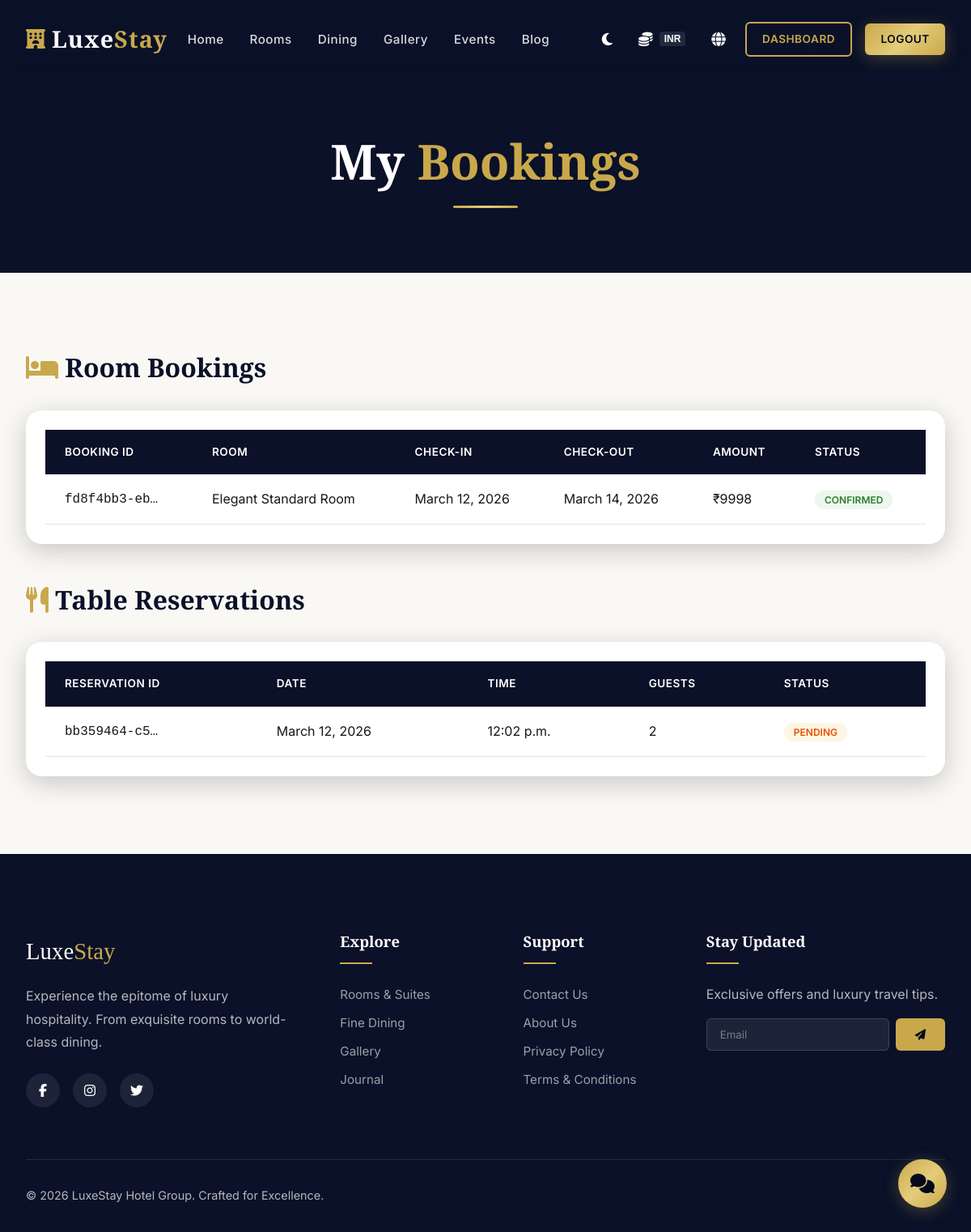
Page /bookings/my-bookings/ (signed in) on the committed database.
### accounts/models.py (models this page shows, shortened)
class User(AbstractUser):
    class Role(models.TextChoices):
        ADMIN = 'admin', 'Admin'
        MANAGER = 'manager', 'Manager'
        STAFF = 'staff', 'Staff'
        CUSTOMER = 'customer', 'Customer'
    class Currency(models.TextChoices):
        INR = 'INR', 'Indian Rupee (₹)'
        USD = 'USD', 'US Dollar ($)'
        EUR = 'EUR', 'Euro (€)'
        GBP = 'GBP', 'British Pound (£)'
    class Language(models.TextChoices):
        EN = 'en', 'English'
        HI = 'hi', 'Hindi'
        FR = 'fr', 'French'
        ES = 'es', 'Spanish'
    role = models.CharField(max_length=20, choices=Role.choices, default=Role.CUSTOMER)
    preferred_currency = models.CharField(max_length=10, choices=Currency.choices, default=Currency.INR)
    preferred_language = models.CharField(max_length=10, choices=Language.choices, default=Language.EN)
    phone = models.CharField(max_length=20, blank=True)
    avatar = models.ImageField(upload_to='avatars/', blank=True, null=True)
    address = models.TextField(blank=True)
    city = models.CharField(max_length=100, blank=True)
    country = models.CharField(max_length=100, blank=True)
    loyalty_points = models.PositiveIntegerField(default=0)
    email_verified = models.BooleanField(default=False)
    created_at = models.DateTimeField(auto_now_add=True)
    updated_at = models.DateTimeField(auto_now=True)
    class Meta:
        ordering = ['-created_at']

### bookings/models.py (models this page shows, shortened)
class RoomBooking(models.Model):
    class Status(models.TextChoices):
        PENDING = 'pending', 'Pending'
        CONFIRMED = 'confirmed', 'Confirmed'
        CHECKED_IN = 'checked_in', 'Checked In'
        CHECKED_OUT = 'checked_out', 'Checked Out'
        CANCELLED = 'cancelled', 'Cancelled'
    booking_id = models.UUIDField(default=uuid.uuid4, editable=False, unique=True)
    user = models.ForeignKey(settings.AUTH_USER_MODEL, on_delete=models.CASCADE, related_name='room_bookings')
    room = models.ForeignKey('rooms.Room', on_delete=models.CASCADE, related_name='bookings')
    check_in = models.DateField()
    check_out = models.DateField()
    guests = models.PositiveIntegerField(default=1)
    special_requests = models.TextField(blank=True)
    status = models.CharField(max_length=20, choices=Status.choices, default=Status.PENDING)
    coupon = models.ForeignKey(Coupon, on_delete=models.SET_NULL, null=True, blank=True)
    total_amount = models.DecimalField(max_digits=10, decimal_places=2, default=0)
    total_discount = models.DecimalField(max_digits=10, decimal_places=2, default=0)
    is_paid = models.BooleanField(default=False)
    payment_id = models.CharField(max_length=200, blank=True)
    created_at = models.DateTimeField(auto_now_add=True)
    updated_at = models.DateTimeField(auto_now=True)
    class Meta:
        ordering = ['-created_at']

class TableReservation(models.Model):
    class Status(models.TextChoices):
        PENDING = 'pending', 'Pending'
        CONFIRMED = 'confirmed', 'Confirmed'
        COMPLETED = 'completed', 'Completed'
        CANCELLED = 'cancelled', 'Cancelled'
    reservation_id = models.UUIDField(default=uuid.uuid4, editable=False, unique=True)
    user = models.ForeignKey(settings.AUTH_USER_MODEL, on_delete=models.CASCADE, related_name='table_reservations')
    table = models.ForeignKey('restaurant.RestaurantTable', on_delete=models.SET_NULL, null=True, blank=True)
    date = models.DateField()
    time = models.TimeField()
    guests = models.PositiveIntegerField(default=2)
    occasion = models.CharField(max_length=100, blank=True)
    special_requests = models.TextField(blank=True)
    status = models.CharField(max_length=20, choices=Status.choices, default=Status.PENDING)
    created_at = models.DateTimeField(auto_now_add=True)
    class Meta:
        ordering = ['-created_at']

### rooms/models.py (models this page shows, shortened)
class Room(models.Model):
    name = models.CharField(max_length=200)
    slug = models.SlugField(unique=True)
    category = models.ForeignKey(RoomCategory, on_delete=models.CASCADE, related_name='rooms')
    description = models.TextField()
    short_description = models.CharField(max_length=300, blank=True)
    price_per_night = models.DecimalField(max_digits=10, decimal_places=2)
    discounted_price = models.DecimalField(max_digits=10, decimal_places=2, blank=True, null=True)
    capacity = models.PositiveIntegerField(default=2)
    size_sqft = models.PositiveIntegerField(default=300)
    bed_type = models.CharField(max_length=100, default='King Size')
    amenities = models.ManyToManyField(RoomAmenity, blank=True)
    image = models.URLField(max_length=500, blank=True, help_text='Unsplash image URL')
    image_file = models.ImageField(upload_to='rooms/', blank=True, null=True)
    is_available = models.BooleanField(default=True)
    is_featured = models.BooleanField(default=False)
    rating = models.DecimalField(max_digits=3, decimal_places=1, default=4.5)
    total_reviews = models.PositiveIntegerField(default=0)
    created_at = models.DateTimeField(auto_now_add=True)
    updated_at = models.DateTimeField(auto_now=True)
    class Meta:
        ordering = ['price_per_night']

### bookings/views.py (the view)
# urls.py: path('my-bookings/', views.my_bookings, name='my_bookings'),
@login_required
def my_bookings(request):
    room_bookings = RoomBooking.objects.filter(user=request.user).select_related('room')
    table_reservations = TableReservation.objects.filter(user=request.user)
    context = {
        'room_bookings': room_bookings,
        'table_reservations': table_reservations,
    }
    return render(request, 'bookings/my_bookings.html', context)

### templates/bookings/my_bookings.html (shortened to what this page needs)
{% extends 'base.html' %}
{% block content %}
<div class="page-header">
    <div class="container">
        <h1>My <span class="text-gold">Bookings</span></h1>
        <div class="section-divider"></div>
    </div>
</div>
<section class="section">
    <div class="container">
        <h3 style="margin-bottom:var(--space-xl);"><i class="fas fa-bed" style="color:var(--primary);"></i> Room
            Bookings</h3>
        {% if room_bookings %}
        <div class="table-container mb-3">
            <table class="data-table">
                <thead>
                    <tr>
                        <th>Booking ID</th>
                        <th>Room</th>
                        <th>Check-in</th>
                        <th>Check-out</th>
                        <th>Amount</th>
                        <th>Status</th>
                    </tr>
                </thead>
                <tbody>
                    {% for b in room_bookings %}
                    <tr>
                        <td><code>{{ b.booking_id|truncatechars:12 }}</code></td>
                        <td>{{ b.room.name }}</td>
                        <td>{{ b.check_in }}</td>
                        <td>{{ b.check_out }}</td>
                        <td>₹{{ b.total_amount|floatformat:0 }}</td>
                        <td><span class="status-badge status-{{ b.status }}">{{ b.get_status_display }}</span></td>
                    </tr>
                    {% endfor %}
                </tbody>
            </table>
        </div>
        {% else %}
        <p style="color:var(--medium-gray);margin-bottom:var(--space-2xl);">No room bookings yet. <a
                href="{% url 'room_list' %}" style="color:var(--primary);">Browse rooms</a></p>
        {% endif %}
        <h3 style="margin-bottom:var(--space-xl);"><i class="fas fa-utensils" style="color:var(--primary);"></i> Table
            Reservations</h3>
        {% if table_reservations %}
        <div class="table-container">
            <table class="data-table">
                <thead>
                    <tr>
                        <th>Reservation ID</th>
                        <th>Date</th>
                        <th>Time</th>
                        <th>Guests</th>
                        <th>Status</th>
                    </tr>
                </thead>
                <tbody>
                    {% for r in table_reservations %}
                    <tr>
                        <td><code>{{ r.reservation_id|truncatechars:12 }}</code></td>
                        <td>{{ r.date }}</td>
                        <td>{{ r.time }}</td>
                        <td>{{ r.guests }}</td>
                        <td><span class="status-badge status-{{ r.status }}">{{ r.get_status_display }}</span></td>
                    </tr>
                    {% endfor %}
                </tbody>
            </table>
        </div>
        {% else %}
        <p style="color:var(--medium-gray);">No table reservations yet. <a href="{% url 'reserve_table' %}"
                style="color:var(--primary);">Reserve a table</a></p>
        {% endif %}
    </div>
</section>
{% endblock %}

### templates/base.html (shortened to what this page needs)
{% load static %}
<!DOCTYPE html>
<html lang="en">
<head>
    <link rel="stylesheet" href="https://cdnjs.cloudflare.com/ajax/libs/font-awesome/6.5.1/css/all.min.css">
    <link rel="stylesheet" href="{% static 'css/style.css' %}">
</head>
<body>
    <nav class="navbar" id="navbar">
        <div class="container">
            <a href="{% url 'home' %}" class="navbar-brand">
                <i class="fas fa-hotel logo-icon"></i>
                <span class="logo-text">Luxe<span>Stay</span></span>
            </a>
            <div class="nav-links" id="navLinks">
                <a href="{% url 'home' %}"
                    class="{% if request.resolver_match.url_name == 'home' %}active{% endif %}">Home</a>
                <a href="{% url 'room_list' %}"
                    class="{% if 'room' in request.resolver_match.url_name %}active{% endif %}">Rooms</a>
                <a href="{% url 'restaurant_menu' %}"
                    class="{% if 'restaurant' in request.resolver_match.url_name %}active{% endif %}">Dining</a>
                <a href="{% url 'gallery' %}"
                    class="{% if request.resolver_match.url_name == 'gallery' %}active{% endif %}">Gallery</a>
                <a href="{% url 'event_list' %}"
                    class="{% if 'event' in request.resolver_match.url_name %}active{% endif %}">Events</a>
                <a href="{% url 'blog_list' %}"
                    class="{% if 'blog' in request.resolver_match.url_name %}active{% endif %}">Blog</a>
            </div>
            <div class="nav-actions">
                <button id="darkModeToggle" class="nav-icon-btn" title="Toggle Dark Mode">
                    <i class="fas fa-moon"></i>
                </button>
                <div class="dropdown">
                    <button class="nav-icon-btn" title="Change Currency">
                        <i class="fas fa-coins"></i>
                        <span class="currency-label">
                            {% if user.is_authenticated %}{{ user.preferred_currency }}{% else %}{{
                            request.session.currency|default:'INR' }}{% endif %}
                        </span>
                    </button>
                </div>
                <div class="dropdown">
                    <button class="nav-icon-btn" title="Change Language"><i class="fas fa-globe"></i></button>
                </div>
                {% if user.is_authenticated %}
                <a href="{% url 'dashboard' %}" class="btn btn-sm btn-outline">Dashboard</a>
                <a href="{% url 'logout' %}" class="btn btn-sm btn-primary">Logout</a>
                {% else %}
                <a href="{% url 'login' %}" class="btn btn-sm btn-outline">Login</a>
                <a href="{% url 'register' %}" class="btn btn-sm btn-primary">Join</a>
                {% endif %}
            </div>
        </div>
    </nav>
    <main>
        {% block content %}{% endblock %}
    </main>
    <footer class="footer">
        <div class="container">
            <div class="footer-grid">
                <div class="footer-brand">
                    <span class="logo-text">Luxe<span>Stay</span></span>
                    <p>Experience the epitome of luxury hospitality. From exquisite rooms to world-class dining.</p>
                    <div class="footer-social">
                        <a href="#"><i class="fab fa-facebook-f"></i></a>
                        <a href="#"><i class="fab fa-instagram"></i></a>
                        <a href="#"><i class="fab fa-twitter"></i></a>
                    </div>
                </div>
                <div>
                    <h4>Explore</h4>
                    <ul class="footer-links">
                        <li><a href="{% url 'room_list' %}">Rooms & Suites</a></li>
                        <li><a href="{% url 'restaurant_menu' %}">Fine Dining</a></li>
                        <li><a href="{% url 'gallery' %}">Gallery</a></li>
                        <li><a href="{% url 'blog_list' %}">Journal</a></li>
                    </ul>
                </div>
                <div>
                    <h4>Support</h4>
                    <ul class="footer-links">
                        <li><a href="{% url 'contact' %}">Contact Us</a></li>
                        <li><a href="{% url 'about' %}">About Us</a></li>
                        <li><a href="#">Privacy Policy</a></li>
                        <li><a href="#">Terms & Conditions</a></li>
                    </ul>
                </div>
                <div class="footer-newsletter">
                    <h4>Stay Updated</h4>
                    <p>Exclusive offers and luxury travel tips.</p>
                    <form class="newsletter-form" method="POST" action="{% url 'subscribe_newsletter' %}">
                        <input type="email" name="email" placeholder="Email" required>
                        <button type="submit"><i class="fas fa-paper-plane"></i></button>
                    </form>
                </div>
            </div>
            <div class="footer-bottom">
                <p>&copy; 2026 LuxeStay Hotel Group. Crafted for Excellence.</p>
            </div>
        </div>
    </footer>
    <button class="chatbot-toggle" id="chatbotToggle" aria-label="Open chat">
        <i class="fas fa-comments"></i>
    </button>
</body>
</html>

### rows in the picture
User: preferred_currency "INR"
RoomBooking: booking_id "fd8f4bb3-eb…", room.name "Elegant Standard Room", check_in "March 12, 2026", check_out "March 14, 2026", total_amount "9998", status "CONFIRMED"
TableReservation: reservation_id "bb359464-c5…", date "March 12, 2026", time "12:02 p.m.", guests "2", status "PENDING"
